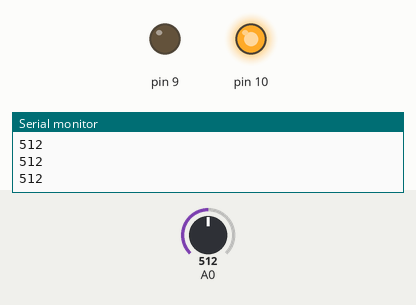
The sketch below on a simulated Arduino Uno, built with avr-gcc and run on an emulated ATmega328P. On the bench: output pins drawn as LEDs (lit = HIGH), the last lines printed to the serial monitor. The inputs (shaded band) are chosen by the test bench; at power-on: A0 = 512.

Above: at 1.2 s.
1.3 s: A0 set to 56
2.8 s: A0 set to 47
At 4.0 s:
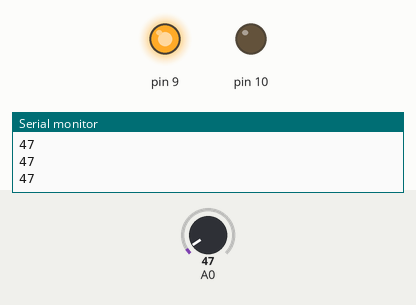
4.5 s: A0 set to 122
At 5.2 s:
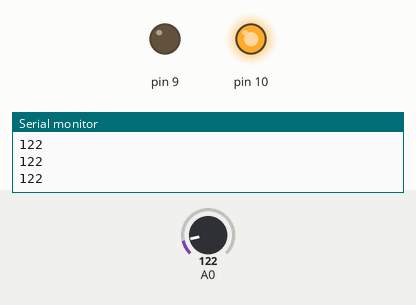
6.0 s: A0 set to 40
At 6.4 s:
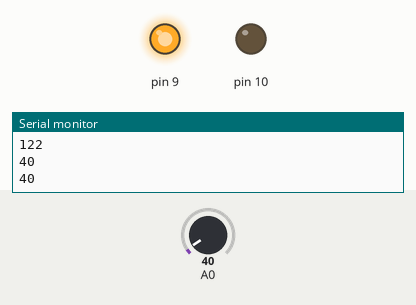
Timing chart, 0 to 8.5 s (numbered marks = the images above; inputs shaded):
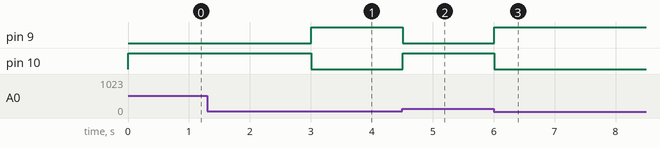

The sketch:

63010870_19.ino
```cpp
void setup() {
pinMode(A0,INPUT);
pinMode(9,OUTPUT);
pinMode(10,OUTPUT);
Serial.begin(9600);
}
void loop() {
  int Temp = analogRead(A0);
  Serial.println(Temp);
  if(Temp<=50)
  {
    digitalWrite(9,HIGH);
    digitalWrite(10,LOW);


  }
  else
  {
   digitalWrite(10,HIGH);
    digitalWrite(9,LOW);
  }
  delay(300);

}
```

Measured:
- the behaviour switches between 51 and 50 on A0 (found by bisection; images 0 and 1)
- after the input at 2.8 s, pin 9: LOW → HIGH after 0.20 s; pin 10: HIGH → LOW after 0.20 s
- after the input at 4.5 s, pin 9: HIGH → LOW at once; pin 10: LOW → HIGH at once
- after the input at 6.0 s, pin 9: LOW → HIGH at once; pin 10: HIGH → LOW at once
